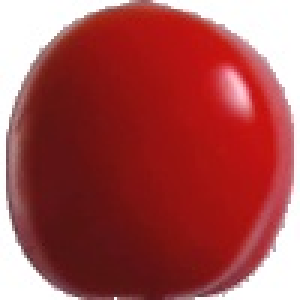
#> input picture data/class0/108_100.jpg, 100 x 100 px (shown 3 times larger); its folder holds only this picture in this run
$ python data_aug.py
#> lines starting #> are read from the running program, lines starting #| are printed output that depends on the picture
import numpy as np
import os
import cv2
import random
import pickle


DATADIR = "data"
CATEGORIES = ["class0", "class1", "class2"]
IMG_SIZE = 50

training_data = []

def create_training_data():
	for category in CATEGORIES :
		path = os.path.join(DATADIR, category)
		class_num = CATEGORIES.index(category)
		print(class_num)
		for img in os.listdir(path):
			try:
				img_array = cv2.imread(os.path.join(path, img), cv2.IMREAD_GRAYSCALE)  #
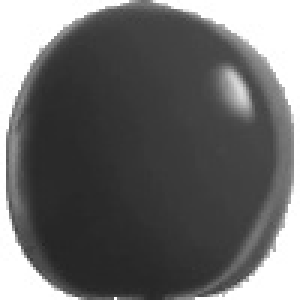
#> img_array: shape (100, 100) (shown 3 times larger); min 37, max 255, mean 104.8
				new_array = cv2.resize(img_array, (IMG_SIZE, IMG_SIZE))
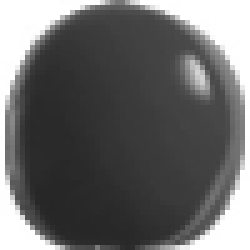
#> new_array: shape (50, 50) (shown 5 times larger); min 38, max 255, mean 104.9
				training_data.append([new_array, class_num])
			except Exception as e:
				pass
#> pass 2 of the loop in create_training_data, `for category in CATEGORIES :`:
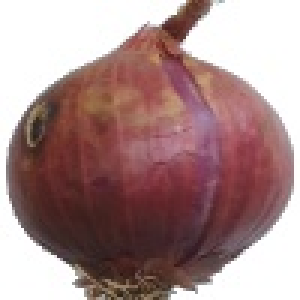
#> input picture data/class1/110_100 (2).jpg, 100 x 100 px (shown 3 times larger)
#> in create_training_data, `img_array = cv2.imread(os.path.join(path, img), cv2.IMREAD_GRAYSCALE)`:
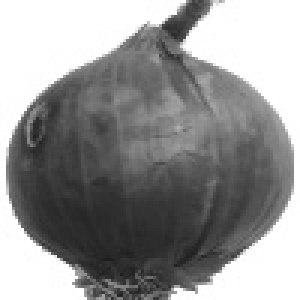
#> img_array: shape (100, 100) (shown 3 times larger); min 29, max 255, mean 148.5
#> in create_training_data, `new_array = cv2.resize(img_array, (IMG_SIZE, IMG_SIZE))`:
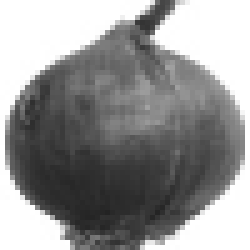
#> new_array: shape (50, 50) (shown 5 times larger); min 35, max 255, mean 148.6

#> (the run stopped early here; a loop or call above may not have finished)
